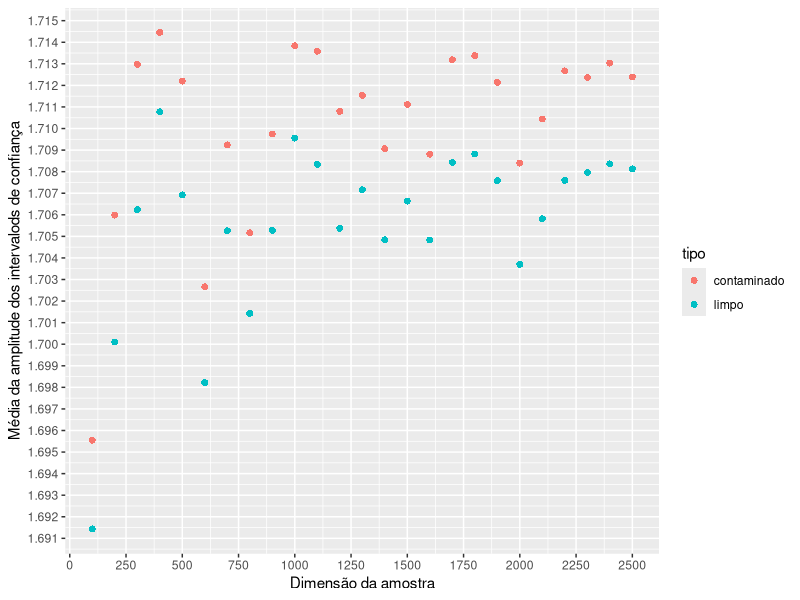

This figure's R source:
#definir valores iniciais
seed = 57
nam = 950
lambda = 1.99
lambdac = 0.24
pc = 0.1
dim = 100
Z = 1.7 
data = matrix(data = 0, 50, 600)
set.seed(seed)

#gerar os dados
for (i in 1:25){
  nc = pc * dim*i
  for(j in 1:nam){
    data <- rexp(dim*i,lambda)
    datac <- rexp(nc,lambdac)
    datac <- append(datac, data[1:(dim*i-nc)])
    if(j == 1){
      Sd = sd(data)
      int = Sd * Z * 2
      Sdc = sd(datac)
      intc = Sdc * Z * 2
    }else{
      Sd = append(Sd, sd(data))
      int = append(int, Sd[j] * Z *2)
      Sdc = append(Sdc, sd(datac))
      intc = append(intc, Sd[j] * Z *2)
    }
  }
  if(i==1){
    meanint <- mean(int)
    meanintc <- mean(intc)
    x <- i*dim
  }else{
    meanint <- append(meanint,mean(int))
    meanintc <- append(meanintc,mean(intc))
    x <- append(x, i*dim)
  }
}

#fazer a data frame
tipo = c(rep("limpo",length(meanint)),rep("contaminado",length(meanintc)))
meanintall = c(meanint,meanintc)
data = data.frame(x,meanintall,tipo)

#plot do gráfico
library(ggplot2)
ggplot(data, aes(x = x, y=meanintall, group = tipo, color = tipo)) + 
  geom_point(shape = 16, size = 2) +
  scale_y_continuous(breaks = seq(min(meanintall)-0.001437, max(meanintall)+0.001, by = 0.001)) +
  scale_x_continuous(breaks = round(seq(min(x)-100, max(x), by = 250),1)) +
  labs(x = "Dimensão da amostra", y = "Média da amplitude dos intervalods de confiança") 

#limpar os dados
rm(list = ls())
